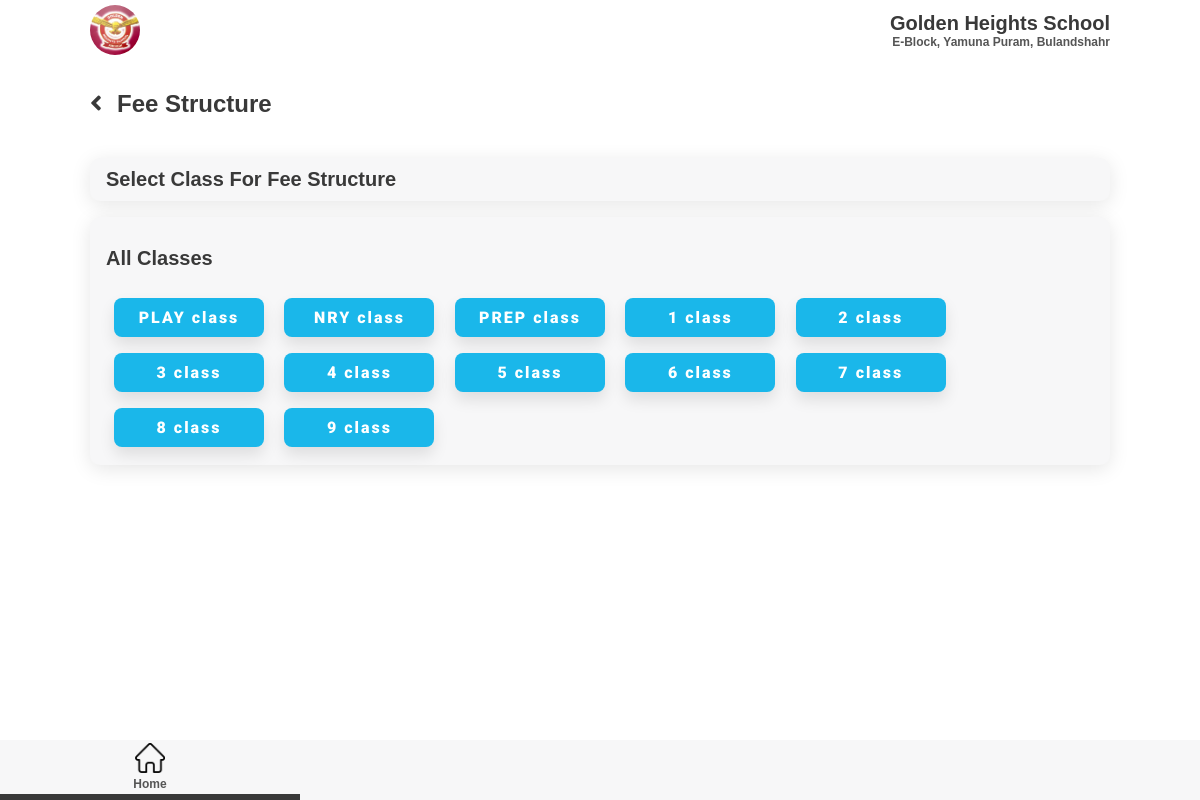
The app's page /fee/select-class/ (signed in) with its own data.
### school/models.py (models this page shows)
class Classes(models.Model):
    school = models.ForeignKey(School, on_delete=models.CASCADE)
    clas = models.CharField(max_length=30)
    class_no = models.IntegerField(null=True, blank=True)

### fee/views.py (the view)
# urls.py: path('select-class/', views.selectClass, name='selectClass'),
def selectClass(request):
    user = request.user
    schoolobj = School.objects.get(user=user)
    class_qs = Classes.objects.filter(school=schoolobj).order_by('class_no')
    return render(request, 'selectclass.html', {'classes': class_qs})

### templates/selectclass.html (shortened to what this page needs)
{% extends 'index.html' %} {% load static %}  {% block extra_head %}
<link rel="stylesheet" href="{% static '/css/YourClasses.css' %}" />
{% endblock extra_head %} {% block content %}
<div class="class-heading">
  <span><i class="fas fa-angle-left"></i></span>
  <h1>Fee Structure</h1>
</div>
<section class="class-teacher">
  <div class="component-back">
    <h2>Select Class for Fee Structure</h2>
  </div>
</section>
<section class="All-classes">
  <div class="component-back">
    <div class="all-class-heading"><h2>All classes</h2></div>
    <div class="all-class-buttons">
      {% for class in classes %}
      <a href="{% url 'fee:selectMonth' class.id %}">
        <button class="btn btn-md class-btn">{{class.clas}} class</button>
      </a>
      {% endfor %}
    </div>
  </div>
</section>
{% endblock content %}

### static/css/all.css (style rules this page uses)
.fa, .fas, .far, .fal, .fad, .fab { -moz-osx-font-smoothing: grayscale; -webkit-font-smoothing: antialiased; display: inline-block; font-style: normal; font-variant: normal; text-rendering: auto; line-height: 1; }
.fa-angle-left:before { content: "\f104"; }
.fa, .fas { font-family: 'Font Awesome 5 Free'; font-weight: 900; }

### static/css/style.css (style rules this page uses)
:root { --dark-green: #1ab7ea; --light-green: #9cdabd; --dark-red: #fb3f4a; --light-red: #fb878e; --light-red: #2196f3; --light-grey: #f7f7f8; --dark-grey: #e7e7e8; --dark: #393939; --faded: #555555; --center-width: 85%; }
* { box-sizing: border-box; margin: 0; padding: 0; }
body { font-family: "Arial", sans-serif; -webkit-font-smoothing: antialiased; }
a { text-decoration: none; }
* { margin: 0; padding: 0; }
.menu-list, .component-back { background-color: var(--light-grey); border-radius: 10px; display: flex; justify-content: space-between; align-items: center; margin: 1em 0; padding: 10px 16px; transition: all 0.5s ease 0s; box-shadow: 0px 4px 20px rgba(0, 0, 0, 0.1); }
.btn { display: inline-block; background: var(--dark-green); color: #fff; padding: 10px 15px; min-width: 120px; font-size: 1rem; text-align: center; border: none; cursor: pointer; outline: none; box-shadow: 0px 8px 15px rgba(0, 0, 0, 0.1); transition: all 0.3s ease 0s; border-radius: 8px; letter-spacing: 2px; font-family: "Roboto", sans-serif; font-weight: 900; box-sizing: content-box; }
.btn-md { font-size: 1rem; }
h1 { color: var(--dark); text-transform: capitalize; font-size: 24px; font-weight: 600; }
h2 { color: var(--dark); text-transform: capitalize; font-size: 20px; font-weight: 600; }

### static/css/YourClasses.css (style rules this page uses)
.class-heading { width: 85%; margin: 0 auto 40px; display: flex; align-items: center; }
.class-heading h1 { margin-left: 15px; }
.class-heading span { font-size: 24px; color: #393939; }
.class-teacher, .All-classes { width: 85%; margin: 10px auto; }
.All-classes .component-back { display: block; }
.all-class-heading { margin: 20px 0; }
.all-class-buttons { align-items: center; }
.class-btn { margin: 0.5em; background: var(#393939); }

### records on screen
Classes: clas "PLAY"
Classes: clas "NRY"
Classes: clas "PREP"
Classes: clas "1"
Classes: clas "2"
Classes: clas "3"
Classes: clas "4"
Classes: clas "5"
Classes: clas "6"
Classes: clas "7"
Classes: clas "8"
Classes: clas "9"
